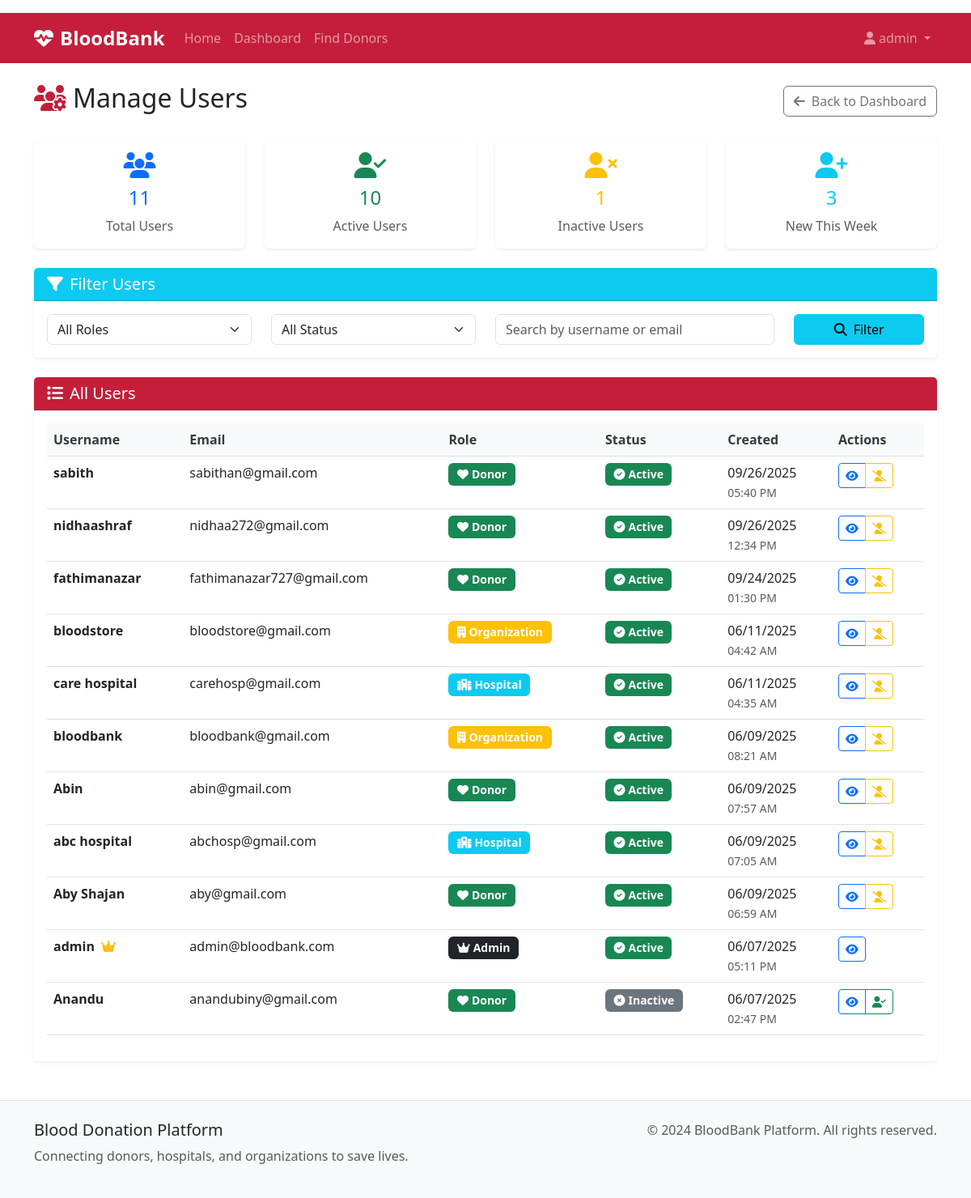
Before: /admin/manage-users (signed in) with the older database file.
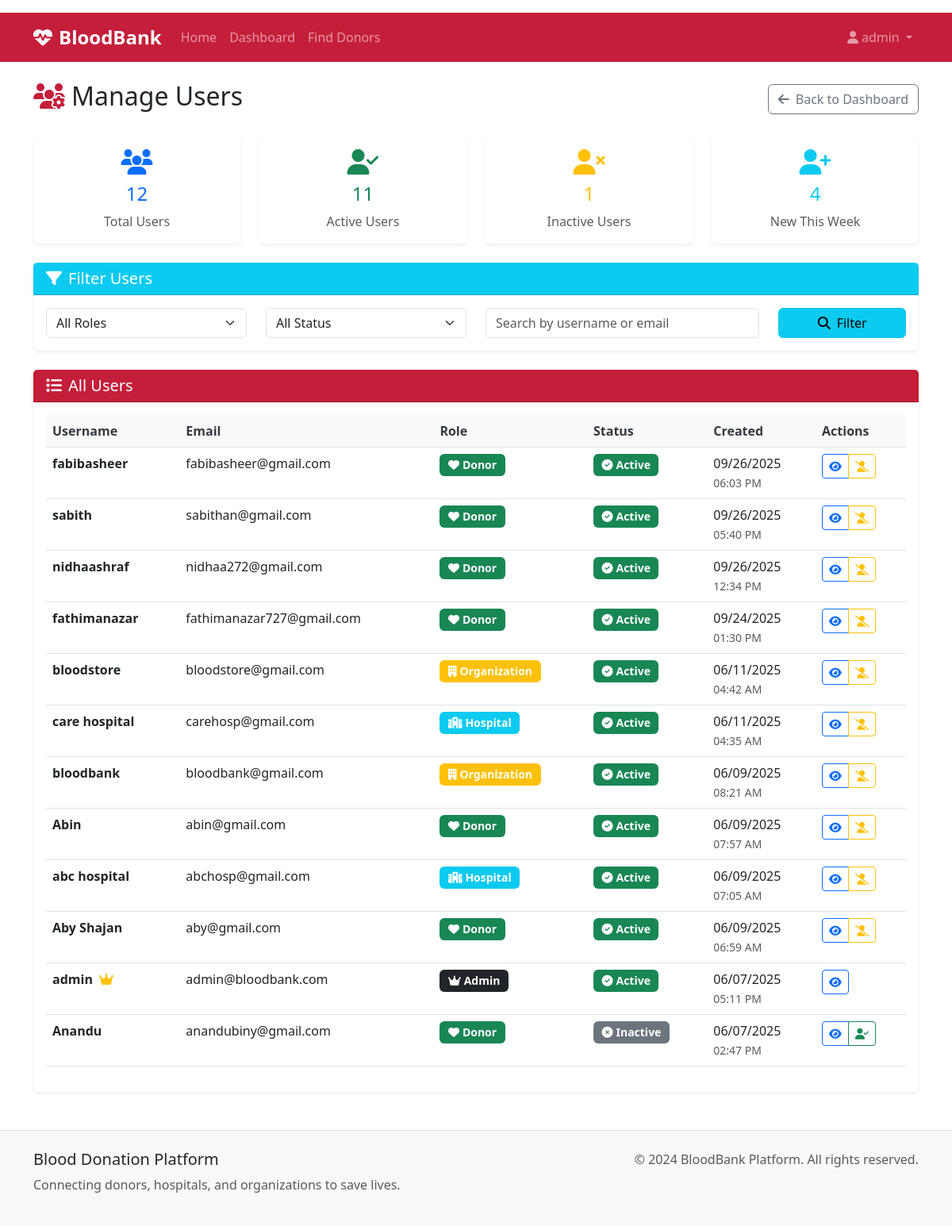
After: the same page with the newer database file.
### models.py (models this page shows, shortened)
class User(db.Model):
    id = db.Column(db.Integer, primary_key=True)
    username = db.Column(db.String(80), unique=True, nullable=False)
    email = db.Column(db.String(120), unique=True, nullable=False)
    password_hash = db.Column(db.String(256), nullable=False)
    role = db.Column(db.String(20), nullable=False)  # donor, hospital, organization, admin
    created_at = db.Column(db.DateTime, default=datetime.utcnow)
    is_active = db.Column(db.Boolean, default=True)
    donor_profile = db.relationship('DonorProfile', backref='user', uselist=False)
    hospital_profile = db.relationship('HospitalProfile', backref='user', uselist=False)
    organization_profile = db.relationship('OrganizationProfile', backref='user', uselist=False)

### routes.py (the view)
@app.route('/admin/manage-users')
@role_required(['admin'])
def manage_users():
    from datetime import datetime, timedelta
    users = User.query.order_by(User.created_at.desc()).all()
    seven_days_ago = datetime.utcnow() - timedelta(days=7)
    now = datetime.utcnow()
    return render_template('admin/manage_users.html', users=users, seven_days_ago=seven_days_ago, now=now)

### utils.py (called while the page is built)
def role_required(roles):
    def decorator(f):
        @wraps(f)
        def decorated_function(*args, **kwargs):
            if 'user_id' not in session:
                flash('Please log in to access this page.', 'warning')
                return redirect(url_for('login'))
            user = User.query.get(session['user_id'])
            if not user or user.role not in roles:
                flash('You do not have permission to access this page.',
                      'error')
                return redirect(url_for('dashboard'))
            return f(*args, **kwargs)
        return decorated_function
    return decorator

### templates/admin/manage_users.html (shortened to what this page needs)
{% extends "base.html" %}
{% block content %}
<div class="d-flex justify-content-between align-items-center mb-4">
    <h2><i class="fas fa-users-cog me-2 text-medical"></i>Manage Users</h2>
    <a href="{{ url_for('admin_dashboard') }}" class="btn btn-outline-secondary">
        <i class="fas fa-arrow-left me-2"></i>Back to Dashboard
    </a>
</div>
<div class="row mb-4">
    <div class="col-md-3">
        <div class="card border-0 shadow-sm text-center">
            <div class="card-body">
                <div class="text-primary mb-2">
                    <i class="fas fa-users fa-2x"></i>
                </div>
                <h4 class="text-primary">{{ users|length }}</h4>
                <p class="mb-0 text-muted">Total Users</p>
            </div>
        </div>
    </div>
    <div class="col-md-3">
        <div class="card border-0 shadow-sm text-center">
            <div class="card-body">
                <div class="text-success mb-2">
                    <i class="fas fa-user-check fa-2x"></i>
                </div>
                <h4 class="text-success">{{ users|selectattr('is_active', 'equalto', True)|list|length }}</h4>
                <p class="mb-0 text-muted">Active Users</p>
            </div>
        </div>
    </div>
    <div class="col-md-3">
        <div class="card border-0 shadow-sm text-center">
            <div class="card-body">
                <div class="text-warning mb-2">
                    <i class="fas fa-user-times fa-2x"></i>
                </div>
                <h4 class="text-warning">{{ users|selectattr('is_active', 'equalto', False)|list|length }}</h4>
                <p class="mb-0 text-muted">Inactive Users</p>
            </div>
        </div>
    </div>
    <div class="col-md-3">
        <div class="card border-0 shadow-sm text-center">
            <div class="card-body">
                <div class="text-info mb-2">
                    <i class="fas fa-user-plus fa-2x"></i>
                </div>
                {% set ns = namespace(new_users_this_week=0) %}
                {% for user in users %}
                    {% if user.created_at >= seven_days_ago %}
                        {% set ns.new_users_this_week = ns.new_users_this_week + 1 %}
                    {% endif %}
                {% endfor %}
                <h4 class="text-info">{{ ns.new_users_this_week }}</h4>
                <p class="mb-0 text-muted">New This Week</p>
            </div>
        </div>
    </div>
</div>
<div class="row mb-4">
    <div class="col-12">
        <div class="card border-0 shadow-sm">
            <div class="card-header bg-info text-white">
                <h5 class="mb-0"><i class="fas fa-filter me-2"></i>Filter Users</h5>
            </div>
            <div class="card-body">
                <div class="row">
                    <div class="col-md-3">
                        <select class="form-select" id="roleFilter">
                            <option value="">All Roles</option>
                        </select>
                    </div>
                    <div class="col-md-3">
                        <select class="form-select" id="statusFilter">
                            <option value="">All Status</option>
                        </select>
                    </div>
                    <div class="col-md-4">
                        <input type="text" class="form-control" id="searchFilter" placeholder="Search by username or email">
                    </div>
                    <div class="col-md-2">
                        <button class="btn btn-info w-100" onclick="applyFilters()">
                            <i class="fas fa-search me-2"></i>Filter
                        </button>
                    </div>
                </div>
            </div>
        </div>
    </div>
</div>
<div class="row">
    <div class="col-12">
        <div class="card border-0 shadow-sm">
            <div class="card-header bg-medical text-white">
                <h5 class="mb-0"><i class="fas fa-list me-2"></i>All Users</h5>
            </div>
            <div class="card-body">
                {% if users %}
                    <div class="table-responsive">
                        <table class="table table-hover" id="usersTable">
                            <thead class="table-light">
                                <tr>
                                    <th>Username</th>
                                    <th>Email</th>
                                    <th>Role</th>
                                    <th>Status</th>
                                    <th>Created</th>
                                    <th>Actions</th>
                                </tr>
                            </thead>
                            <tbody>
                                {% for user in users %}
                                    <tr class="user-row"
                                        data-role="{{ user.role }}"
                                        data-status="{{ 'active' if user.is_active else 'inactive' }}"
                                        data-search="{{ (user.username + ' ' + user.email).lower() }}">
                                        <td>
                                            <strong>{{ user.username }}</strong>
                                            {% if user.role == 'admin' %}
                                                <i class="fas fa-crown text-warning ms-1" title="Administrator"></i>
                                            {% endif %}
                                        </td>
                                        <td>{{ user.email }}</td>
                                        <td>
                                            {% if user.role == 'donor' %}
                                                <span class="badge bg-success">
                                                    <i class="fas fa-heart me-1"></i>Donor
                                                </span>
                                            {% elif user.role == 'hospital' %}
                                                <span class="badge bg-info">
                                                    <i class="fas fa-hospital me-1"></i>Hospital
                                                </span>
                                            {% elif user.role == 'organization' %}
                                                <span class="badge bg-warning">
                                                    <i class="fas fa-building me-1"></i>Organization
                                                </span>
                                            {% elif user.role == 'admin' %}
                                                <span class="badge bg-dark">
                                                    <i class="fas fa-crown me-1"></i>Admin
                                                </span>
                                            {% endif %}
                                        </td>
                                        <td>
                                            {% if user.is_active %}
                                                <span class="badge bg-success">
                                                    <i class="fas fa-check-circle me-1"></i>Active
                                                </span>
                                            {% else %}
                                                <span class="badge bg-secondary">
                                                    <i class="fas fa-times-circle me-1"></i>Inactive
                                                </span>
                                            {% endif %}
                                        </td>
                                        <td>
                                            {{ user.created_at.strftime('%m/%d/%Y') }}<br>
                                            <small class="text-muted">{{ user.created_at.strftime('%I:%M %p') }}</small>
                                        </td>
                                        <td>
                                            <div class="btn-group">
                                                <button class="btn btn-outline-primary btn-sm"
                                                        data-bs-toggle="modal"
                                                        data-bs-target="#userModal{{ user.id }}">
                                                    <i class="fas fa-eye"></i>
                                                </button>
                                                {% if user.role != 'admin' or (user.role == 'admin' and users|selectattr('role', 'equalto', 'admin')|list|length > 1) %}
                                                    <a href="{{ url_for('toggle_user_status', user_id=user.id) }}"
                                                       class="btn btn-outline-{{ 'warning' if user.is_active else 'success' }} btn-sm"
                                                       onclick="return confirm('Are you sure you want to {{ 'deactivate' if user.is_active else 'activate' }} this user?')">
                                                        <i class="fas fa-{{ 'user-slash' if user.is_active else 'user-check' }}"></i>
                                                    </a>
                                                {% endif %}
                                            </div>
                                        </td>
                                    </tr>
                                {% endfor %}
                            </tbody>
                        </table>
                    </div>
                {% else %}
                    <div class="text-center text-muted py-5">
                        <i class="fas fa-users fa-4x mb-3"></i>
                        <h5>No Users Found</h5>
                        <p>There are currently no users in the system.</p>
                    </div>
                {% endif %}
            </div>
        </div>
    </div>
</div>
{% endblock %}

### templates/base.html (shortened to what this page needs)
<!DOCTYPE html>
<html lang="en">
<head>
    <link href="https://cdn.jsdelivr.net/npm/bootstrap@5.3.0/dist/css/bootstrap.min.css" rel="stylesheet">
    <link href="https://cdnjs.cloudflare.com/ajax/libs/font-awesome/6.4.0/css/all.min.css" rel="stylesheet">
    <link href="{{ url_for('static', filename='css/styles.css') }}" rel="stylesheet">
</head>
<body>
    <nav class="navbar navbar-expand-lg navbar-dark bg-medical">
        <div class="container">
            <a class="navbar-brand" href="{{ url_for('index') }}">
                <i class="fas fa-heartbeat me-2"></i>BloodBank
            </a>
            <div class="collapse navbar-collapse" id="navbarNav">
                <ul class="navbar-nav me-auto">
                    <li class="nav-item">
                        <a class="nav-link" href="{{ url_for('index') }}">Home</a>
                    </li>
                    {% if session.user_id %}
                        <li class="nav-item">
                            <a class="nav-link" href="{{ url_for('dashboard') }}">Dashboard</a>
                        </li>
                        <li class="nav-item">
                            <a class="nav-link" href="{{ url_for('search_donors') }}">Find Donors</a>
                        </li>
                    {% endif %}
                </ul>
                <ul class="navbar-nav">
                    {% if session.user_id %}
                        <li class="nav-item dropdown">
                            <a class="nav-link dropdown-toggle" href="#" id="navbarDropdown" role="button" data-bs-toggle="dropdown">
                                <i class="fas fa-user me-1"></i>{{ session.username }}
                            </a>
                        </li>
                    {% endif %}
                </ul>
            </div>
        </div>
    </nav>
    <main class="container mt-4">
        {% block content %}{% endblock %}
    </main>
    <footer class="bg-light mt-5 py-4">
        <div class="container">
            <div class="row">
                <div class="col-md-6">
                    <h5>Blood Donation Platform</h5>
                    <p class="text-muted">Connecting donors, hospitals, and organizations to save lives.</p>
                </div>
                <div class="col-md-6 text-md-end">
                    <p class="text-muted">&copy; 2024 BloodBank Platform. All rights reserved.</p>
                </div>
            </div>
        </div>
    </footer>
</body>
</html>

### static/css/styles.css (style rules this page uses)
:root { --medical-primary: #c41e3a; --medical-secondary: #8b0000; --medical-light: #f8f9fa; --medical-dark: #343a40; --medical-accent: #28a745; --medical-warning: #ffc107; --medical-info: #17a2b8; }
.bg-medical { background-color: var(--medical-primary) !important; }
.text-medical { color: var(--medical-primary) !important; }
.card { transition: transform 0.2s ease-in-out, box-shadow 0.2s ease-in-out; }
.navbar-dark .navbar-brand { font-weight: 700; font-size: 1.5rem; }
.navbar-dark .navbar-nav .nav-link { font-weight: 500; transition: color 0.2s ease-in-out; }
.btn-group .btn { position: relative; z-index: 1; }
.table th { border-top: none; font-weight: 600; color: var(--medical-dark); background-color: var(--medical-light); }
.badge { font-size: 0.875em; padding: 0.5em 0.75em; }
footer { margin-top: auto; border-top: 1px solid #dee2e6; }

Changed rows visible on the page:
added User: username "fabibasheer", email "fabibasheer@gmail.com", role "donor" (drawn), is_active True (drawn), created_at "09/26/2025", created_at "06:03 PM"
Other visible differences:
{{ users|length }}: "11" → "12"
{{ users|selectattr('is_active', 'equalto', True)|list|length }}: "10" → "11"
{{ ns.new_users_this_week }}: "3" → "4"
